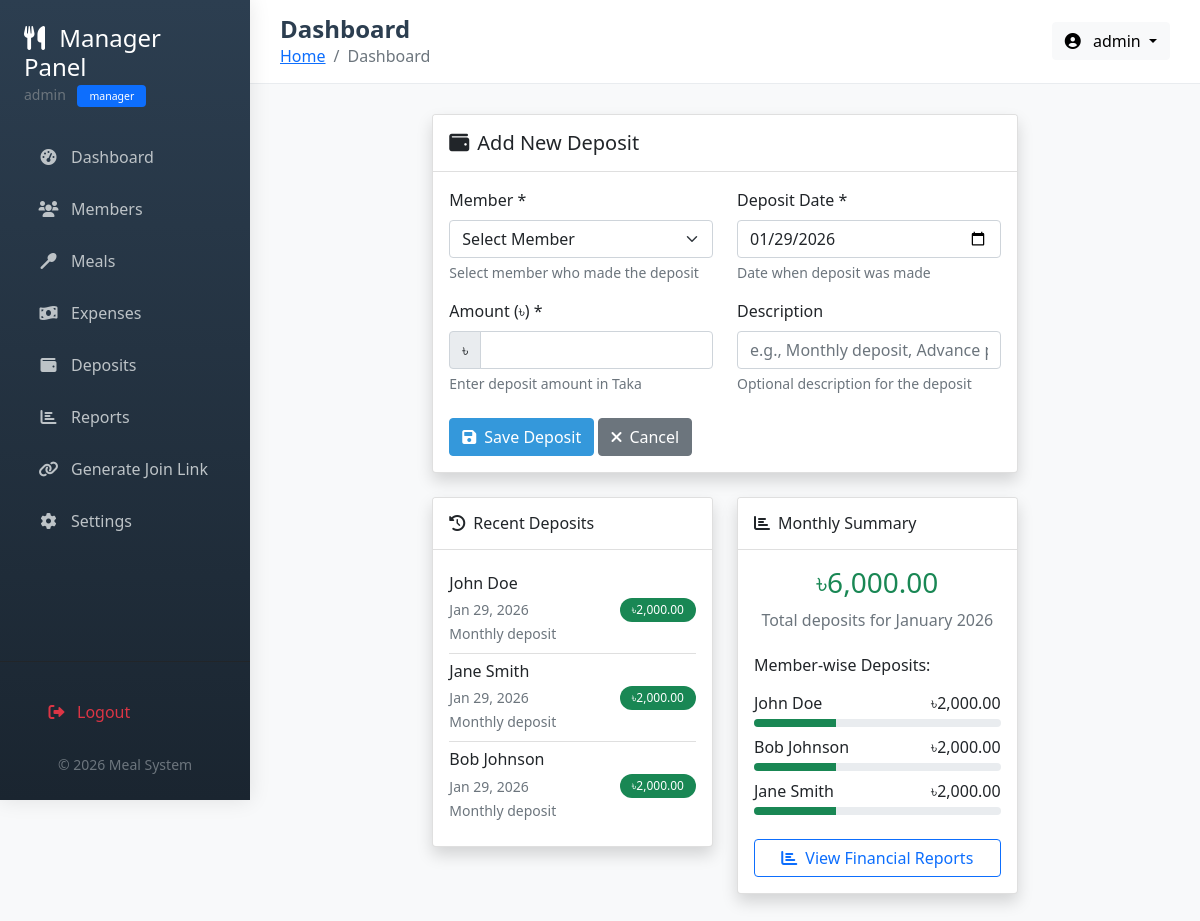
Page /manager/add_deposit.php (signed in) on the committed database.
### tables this page shows
CREATE TABLE IF NOT EXISTS deposits (
    deposit_id INT PRIMARY KEY AUTO_INCREMENT,
    member_id INT NOT NULL,
    amount DECIMAL(10,2) NOT NULL,
    deposit_date DATE NOT NULL,
    description VARCHAR(255),
    created_by INT DEFAULT NULL,
    created_at TIMESTAMP DEFAULT CURRENT_TIMESTAMP,
    INDEX idx_deposit_date (deposit_date),
    FOREIGN KEY (member_id) REFERENCES members(member_id) ON DELETE CASCADE,
    FOREIGN KEY (created_by) REFERENCES users(user_id) ON DELETE SET NULL
);

CREATE TABLE IF NOT EXISTS members (
    member_id INT PRIMARY KEY AUTO_INCREMENT,
    name VARCHAR(100) NOT NULL,
    phone VARCHAR(20),
    email VARCHAR(100),
    join_date DATE NOT NULL,
    status ENUM('active', 'inactive') DEFAULT 'active',
    created_by INT DEFAULT NULL,
    join_token VARCHAR(100) UNIQUE,
    token_expiry DATETIME,
    created_at TIMESTAMP DEFAULT CURRENT_TIMESTAMP,
    INDEX idx_status (status),
    FOREIGN KEY (created_by) REFERENCES users(user_id) ON DELETE SET NULL
);

### config/database.php (called while the page is built, shortened)
<?php
function getConnection() {
    static $conn = null;
    if ($conn === null) {
        $conn = mysqli_connect(DB_HOST, DB_USER, DB_PASS);
        mysqli_set_charset($conn, "utf8mb4");
    }
    return $conn;
}
?>

### includes/functions.php (called while the page is built, shortened)
<?php
require_once __DIR__ . '/../config/database.php';
class Functions {
    public function formatCurrency($amount) {
        return '৳' . number_format($amount, 2);
    }
    public function formatDate($date_string) {
        return date('M d, Y', strtotime($date_string));
    }
}
?>

### manager/add_deposit.php (the view, shortened to what this page needs)
<?php
require_once '../includes/functions.php';
require_once '../includes/header.php';
$functions = new Functions();
$conn = getConnection();
$sql = "SELECT * FROM members WHERE status = 'active' ORDER BY name ASC";
$result = mysqli_query($conn, $sql);
$members = mysqli_fetch_all($result, MYSQLI_ASSOC);
$recent_sql = "SELECT d.*, m.name as member_name
               FROM deposits d
               JOIN members m ON d.member_id = m.member_id
               ORDER BY d.deposit_date DESC, d.created_at DESC LIMIT 5";
$recent_result = mysqli_query($conn, $recent_sql);
$recent_deposits = mysqli_fetch_all($recent_result, MYSQLI_ASSOC);
$current_month = date('Y-m');
$month_sql = "SELECT SUM(amount) as month_total FROM deposits WHERE DATE_FORMAT(deposit_date, '%Y-%m') = ?";
$month_stmt = mysqli_prepare($conn, $month_sql);
mysqli_stmt_bind_param($month_stmt, "s", $current_month);
mysqli_stmt_execute($month_stmt);
$month_result = mysqli_stmt_get_result($month_stmt);
$month_total = mysqli_fetch_assoc($month_result);
$member_totals_sql = "SELECT m.name, SUM(d.amount) as total
                      FROM deposits d
                      JOIN members m ON d.member_id = m.member_id
                      WHERE DATE_FORMAT(d.deposit_date, '%Y-%m') = ?
                      GROUP BY d.member_id
                      ORDER BY total DESC";
$member_totals_stmt = mysqli_prepare($conn, $member_totals_sql);
mysqli_stmt_bind_param($member_totals_stmt, "s", $current_month);
mysqli_stmt_execute($member_totals_stmt);
$member_totals_result = mysqli_stmt_get_result($member_totals_stmt);
$member_totals = mysqli_fetch_all($member_totals_result, MYSQLI_ASSOC);
?>
<div class="row">
    <div class="col-lg-8 mx-auto">
        <div class="card shadow">
            <div class="card-header bg-white py-3">
                <h5 class="mb-0"><i class="fas fa-wallet me-2"></i>Add New Deposit</h5>
            </div>
            <div class="card-body">
                <?php if (empty($members)): ?>
                <div class="text-center py-5">
                    <i class="fas fa-users fa-3x text-muted mb-3"></i>
                    <h5>No Active Members</h5>
                    <p class="text-muted">Add some active members first to record deposits</p>
                    <a href="add_member.php" class="btn btn-primary">
                        <i class="fas fa-user-plus me-2"></i>Add Members
                    </a>
                </div>
                <?php else: ?>
                <form method="POST" action="">
                    <div class="row mb-3">
                        <div class="col-md-6">
                            <label for="member_id" class="form-label">Member *</label>
                            <select class="form-select" id="member_id" name="member_id" required>
                                <option value="">Select Member</option>
                            </select>
                            <div class="form-text">Select member who made the deposit</div>
                        </div>
                        <div class="col-md-6">
                            <label for="deposit_date" class="form-label">Deposit Date *</label>
                            <input type="date" class="form-control" id="deposit_date" name="deposit_date"
                                   value="<?php echo isset($_POST['deposit_date']) ? $_POST['deposit_date'] : date('Y-m-d'); ?>"
                                   required>
                            <div class="form-text">Date when deposit was made</div>
                        </div>
                    </div>
                    <div class="row mb-3">
                        <div class="col-md-6">
                            <label for="amount" class="form-label">Amount (৳) *</label>
                            <div class="input-group">
                                <span class="input-group-text">৳</span>
                                <input type="number" class="form-control" id="amount" name="amount"
                                       step="0.01" min="0.01"
                                       value="<?php echo isset($_POST['amount']) ? $_POST['amount'] : ''; ?>"
                                       required>
                            </div>
                            <div class="form-text">Enter deposit amount in Taka</div>
                        </div>
                        <div class="col-md-6">
                            <label for="description" class="form-label">Description</label>
                            <input type="text" class="form-control" id="description" name="description"
                                   value="<?php echo isset($_POST['description']) ? htmlspecialchars($_POST['description']) : ''; ?>"
                                   placeholder="e.g., Monthly deposit, Advance payment, etc.">
                            <div class="form-text">Optional description for the deposit</div>
                        </div>
                    </div>
                    <div class="mt-4">
                        <button type="submit" class="btn btn-primary">
                            <i class="fas fa-save me-2"></i>Save Deposit
                        </button>
                        <a href="deposits.php" class="btn btn-secondary">
                            <i class="fas fa-times me-2"></i>Cancel
                        </a>
                    </div>
                </form>
                <?php endif; ?>
            </div>
        </div>
        <div class="row mt-4">
            <div class="col-md-6">
                <div class="card shadow">
                    <div class="card-header bg-white py-3">
                        <h6 class="mb-0"><i class="fas fa-history me-2"></i>Recent Deposits</h6>
                    </div>
                    <div class="card-body">
                        <?php if (empty($recent_deposits)): ?>
                        <div class="text-center text-muted py-3">No recent deposits</div>
                        <?php else: ?>
                        <div class="list-group list-group-flush">
                            <?php foreach ($recent_deposits as $deposit): ?>
                            <div class="list-group-item d-flex justify-content-between align-items-center px-0">
                                <div>
                                    <h6 class="mb-1"><?php echo htmlspecialchars($deposit['member_name']); ?></h6>
                                    <small class="text-muted"><?php echo $functions->formatDate($deposit['deposit_date']); ?></small>
                                    <?php if ($deposit['description']): ?>
                                    <br><small class="text-muted"><?php echo htmlspecialchars($deposit['description']); ?></small>
                                    <?php endif; ?>
                                </div>
                                <span class="badge bg-success rounded-pill"><?php echo $functions->formatCurrency($deposit['amount']); ?></span>
                            </div>
                            <?php endforeach; ?>
                        </div>
                        <?php endif; ?>
                    </div>
                </div>
            </div>
            <div class="col-md-6">
                <div class="card shadow">
                    <div class="card-header bg-white py-3">
                        <h6 class="mb-0"><i class="fas fa-chart-bar me-2"></i>Monthly Summary</h6>
                    </div>
                    <div class="card-body">
                        <div class="text-center mb-4">
                            <h3 class="text-success"><?php echo $functions->formatCurrency($month_total['month_total'] ?: 0); ?></h3>
                            <p class="text-muted mb-0">Total deposits for <?php echo date('F Y'); ?></p>
                        </div>
                        <?php if (empty($member_totals)): ?>
                        <div class="text-center text-muted py-3">No deposits this month</div>
                        <?php else: ?>
                        <h6 class="mb-3">Member-wise Deposits:</h6>
                        <?php foreach ($member_totals as $item):
                            $percentage = $month_total['month_total'] > 0 ? ($item['total'] / $month_total['month_total'] * 100) : 0;
                        ?>
                        <div class="mb-2">
                            <div class="d-flex justify-content-between mb-1">
                                <span><?php echo htmlspecialchars($item['name']); ?></span>
                                <span><?php echo $functions->formatCurrency($item['total']); ?></span>
                            </div>
                            <div class="progress" style="height: 8px;">
                                <div class="progress-bar bg-success" role="progressbar"
                                     style="width: <?php echo $percentage; ?>%;"
                                     aria-valuenow="<?php echo $percentage; ?>"
                                     aria-valuemin="0" aria-valuemax="100"></div>
                            </div>
                        </div>
                        <?php endforeach; ?>
                        <?php endif; ?>
                        <div class="mt-4">
                            <a href="reports.php" class="btn btn-outline-primary w-100">
                                <i class="fas fa-chart-bar me-2"></i>View Financial Reports
                            </a>
                        </div>
                    </div>
                </div>
            </div>
        </div>
    </div>
</div>
<?php
require_once '../includes/footer.php';
?>

### includes/header.php (style rules this page uses)
:root { --primary-color: #2c3e50; --secondary-color: #3498db; --success-color: #27ae60; --warning-color: #f39c12; --danger-color: #e74c3c; }
body { font-family: 'Segoe UI', Tahoma, Geneva, Verdana, sans-serif; background-color: #f8f9fa; min-height: 100vh; }
.btn-primary { background-color: var(--secondary-color); border-color: var(--secondary-color); }
.badge { padding: 6px 12px; font-weight: 500; }

### rows in the picture
deposits: member.name "John Doe", deposit_date "Jan 29, 2026", description "Monthly deposit", amount "৳2,000.00"
deposits: member.name "Jane Smith", deposit_date "Jan 29, 2026", description "Monthly deposit", amount "৳2,000.00"
deposits: member.name "Bob Johnson", deposit_date "Jan 29, 2026", description "Monthly deposit", amount "৳2,000.00"

### other values in the picture
$_SESSION['username'] "admin"
$_SESSION['role'] "manager"
$page_title "Dashboard"
$functions->formatCurrency($month_total['month_total'] ?: 0) "৳6,000.00"
$item['name'] "John Doe"
$functions->formatCurrency($item['total']) "৳2,000.00"
$item['name'] "Bob Johnson"
$item['name'] "Jane Smith"
